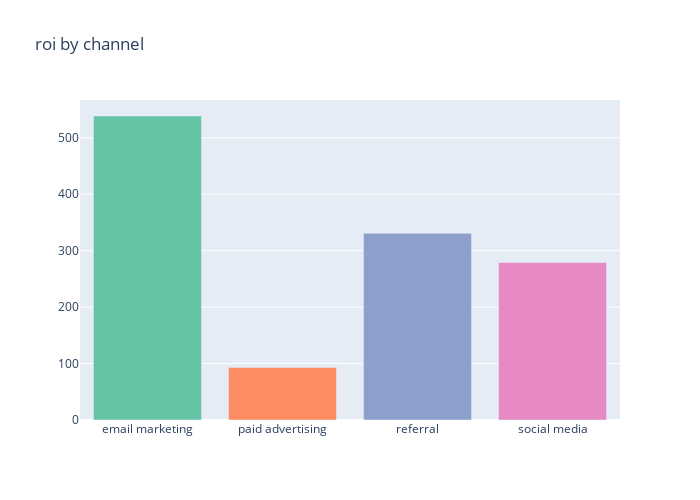

Notebook code cell kept with this figure:
### Code cell
fig6= go.Figure(data=[go.Bar(x=channel_by_roi['channel'],
                             y=channel_by_roi['ROI']
                            )])
fig6.update_layout(title='roi by channel', width=700, height= 500)
fig6.update_traces(marker= dict(color=px.colors.qualitative.Set2)
                  )
fig6.show()

### Figure 1 — Plotly figure (JSON) as saved in the notebook; plotly's stock layout.template omitted (floating-point values rounded to 4 significant figures)
{"data": [{"marker": {"color": ["rgb(102,194,165)", "rgb(252,141,98)", "rgb(141,160,203)", "rgb(231,138,195)", "rgb(166,216,84)", "rgb(255,217,47)", "rgb(229,196,148)", "rgb(179,179,179)"]}, "type": "bar", "x": ["email marketing", "paid advertising", "referral", "social media"], "y": [538.6, 92.83, 330.7, 279.0]}], "layout": {"height": 500, "title": {"text": "roi by channel"}, "width": 700, "xaxis": {"autorange": true, "range": [-0.5, 3.5], "type": "category"}, "yaxis": {"autorange": true, "range": [0, 567.0], "type": "linear"}}}
